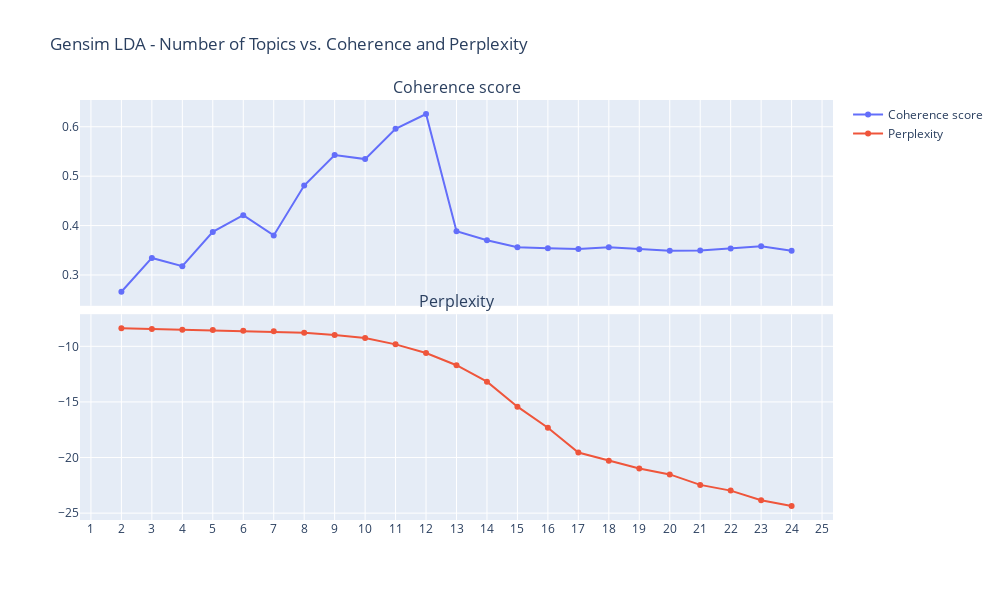

Notebook code cell kept with this figure:
### Markdown cell above
## Gensim - LDA

### Code cell
coherence = []
for k in range(2,25):
#     print('Round: '+str(k))
    Lda = gensim.models.ldamodel.LdaModel
    sample_ldamodel = Lda(corpus, num_topics=k, id2word = id2word, passes=5, iterations=8, chunksize = 2, random_state=50)
    
    cm = gensim.models.coherencemodel.CoherenceModel(model=sample_ldamodel, texts=data_lemma, dictionary=id2word, coherence='c_v')
    pp = sample_ldamodel.log_perplexity(corpus, total_docs=73)
    coherence.append((k,cm.get_coherence(),pp))
    
    
x = [x[0] for x in coherence]
y1 = [x[1] for x in coherence]
y2 = [x[2] for x in coherence]

import plotly
from plotly.subplots import make_subplots
import plotly.graph_objects as go

fig = make_subplots(rows=2, cols=1, subplot_titles=("Coherence score", "Perplexity"), shared_xaxes=True,
                    vertical_spacing=0.02)
fig.add_trace(go.Scatter(name="Coherence score", x=x, y=y1, mode='lines+markers'), row=1, col=1)
fig.add_trace(go.Scatter(name="Perplexity", x=x, y=y2, mode='lines+markers'), row=2, col=1)
fig.update_layout(height=600, width=1000, title_text="Gensim LDA - Number of Topics vs. Coherence and Perplexity", xaxis1 = dict(
        tickmode = 'linear', tick0 = 1, dtick = 1), xaxis2 = dict(tickmode = 'linear', tick0 = 1, dtick = 1))
fig.write_html("Images/Gensim_topics1.html")
fig.show()

### Figure 1 — Plotly figure (JSON) as saved in the notebook; plotly's stock layout.template omitted (floating-point values rounded to 4 significant figures)
{"data": [{"mode": "lines+markers", "name": "Coherence score", "type": "scatter", "x": [2, 3, 4, 5, 6, 7, 8, 9, 10, 11, 12, 13, 14, 15, 16, 17, 18, 19, 20, 21, 22, 23, 24], "xaxis": "x", "y": [0.2661, 0.3345, 0.3179, 0.3873, 0.4211, 0.3802, 0.4811, 0.5428, 0.5346, 0.5958, 0.6258, 0.3884, 0.3702, 0.3561, 0.3541, 0.3525, 0.3561, 0.3521, 0.3493, 0.3495, 0.3538, 0.3583, 0.3489], "yaxis": "y"}, {"mode": "lines+markers", "name": "Perplexity", "type": "scatter", "x": [2, 3, 4, 5, 6, 7, 8, 9, 10, 11, 12, 13, 14, 15, 16, 17, 18, 19, 20, 21, 22, 23, 24], "xaxis": "x2", "y": [-8.376, -8.437, -8.504, -8.537, -8.604, -8.657, -8.782, -8.982, -9.248, -9.824, -10.6, -11.7, -13.18, -15.43, -17.33, -19.55, -20.28, -20.98, -21.52, -22.46, -22.97, -23.85, -24.35], "yaxis": "y2"}], "layout": {"annotations": [{"font": {"size": 16}, "showarrow": false, "text": "Coherence score", "x": 0.5, "xanchor": "center", "xref": "paper", "y": 1, "yanchor": "bottom", "yref": "paper"}, {"font": {"size": 16}, "showarrow": false, "text": "Perplexity", "x": 0.5, "xanchor": "center", "xref": "paper", "y": 0.49, "yanchor": "bottom", "yref": "paper"}], "height": 600, "title": {"text": "Gensim LDA - Number of Topics vs. Coherence and Perplexity"}, "width": 1000, "xaxis": {"anchor": "y", "domain": [0, 1], "dtick": 1, "matches": "x2", "showticklabels": false, "tick0": 1, "tickmode": "linear"}, "xaxis2": {"anchor": "y2", "domain": [0, 1], "dtick": 1, "tick0": 1, "tickmode": "linear"}, "yaxis": {"anchor": "x", "domain": [0.51, 1]}, "yaxis2": {"anchor": "x2", "domain": [0, 0.49]}}}
